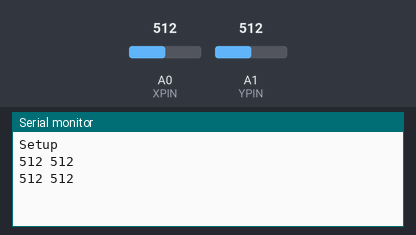
A sketch run on a simulated Arduino Uno, built with avr-gcc and run on an emulated ATmega328P. On the bench: the last lines printed to the serial monitor. The test bench sets the inputs (shaded band); at power-on: A0 (XPIN) = 512, A1 (YPIN) = 512. No radio packets arrive unless stated.

Above: at 1.8 s.
1.9 s: A0 (XPIN) set to 716
At 2.8 s:
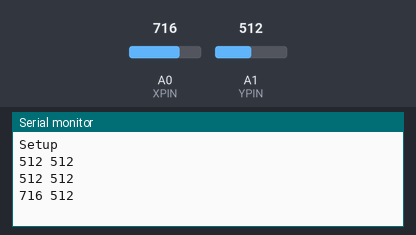
3.4 s: A1 (YPIN) set to 716
At 4.5 s:
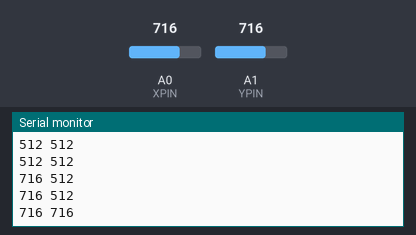
4.9 s: A0 (XPIN) set to 900
At 5.8 s:
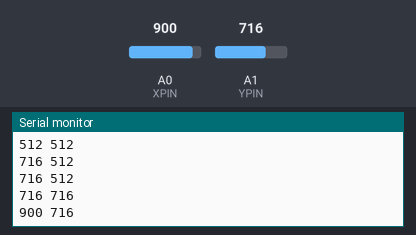
6.4 s: A1 (YPIN) set to 900
At 7.8 s:
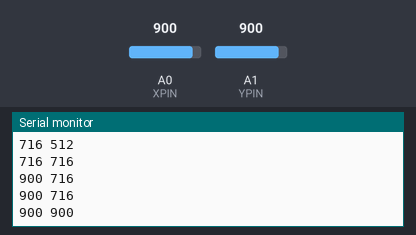
Timing chart, 0 to 8.9 s (numbered marks = the images above; inputs shaded):
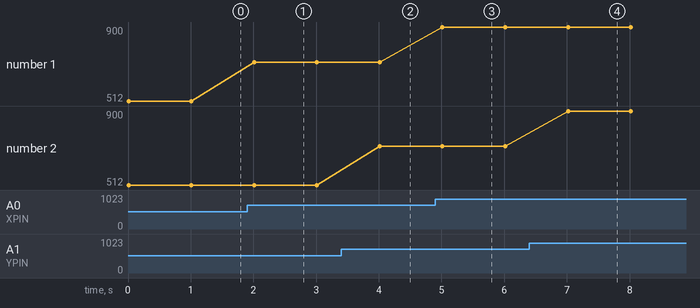

The sketch:

Controller.ino
```cpp
/*
PINOUT
D7 - CE
D8 - CSN
D11 - MOSI
D12 - MISO
D13 - SCK
*/

#define XPIN A0
#define YPIN A1
#define SWPIN A2

#include <SPI.h>
#include <nRF24L01.h>
#include <RF24.h>

int cor_X;
int cor_Y;
char msg[32] = "";

RF24 radio(7, 8); // CE, CSN

const byte address[6] = "47477";

void setup() {
  Serial.begin(9600);
  radio.begin();
  radio.openWritingPipe(address);
  radio.setPALevel(RF24_PA_MIN);
  radio.stopListening();
  pinMode(XPIN, INPUT);
  pinMode(YPIN, INPUT);
  pinMode(SWPIN, INPUT_PULLUP);
  Serial.println("Setup");
}

void loop() {
  cor_X = analogRead(XPIN);
  cor_Y = analogRead(YPIN);
  snprintf(msg, sizeof(msg),"%d %d", cor_X ,cor_Y);
  Serial.println(msg);

  radio.write(&msg, sizeof(msg));
  delay(1000);

}
```

Measured:
- after the input at 1.9 s, the serial monitor: prints a new line after 0.11 s (image 1)
- after the input at 3.4 s, the serial monitor: prints a new line after 0.61 s (image 2)
- after the input at 4.9 s, the serial monitor: prints a new line after 0.12 s (image 3)
- after the input at 6.4 s, the serial monitor: prints a new line after 0.62 s (image 4)
- plotted number 1: 512 → 716 after the input at 1.9 s, 716 → 900 after the input at 4.9 s
